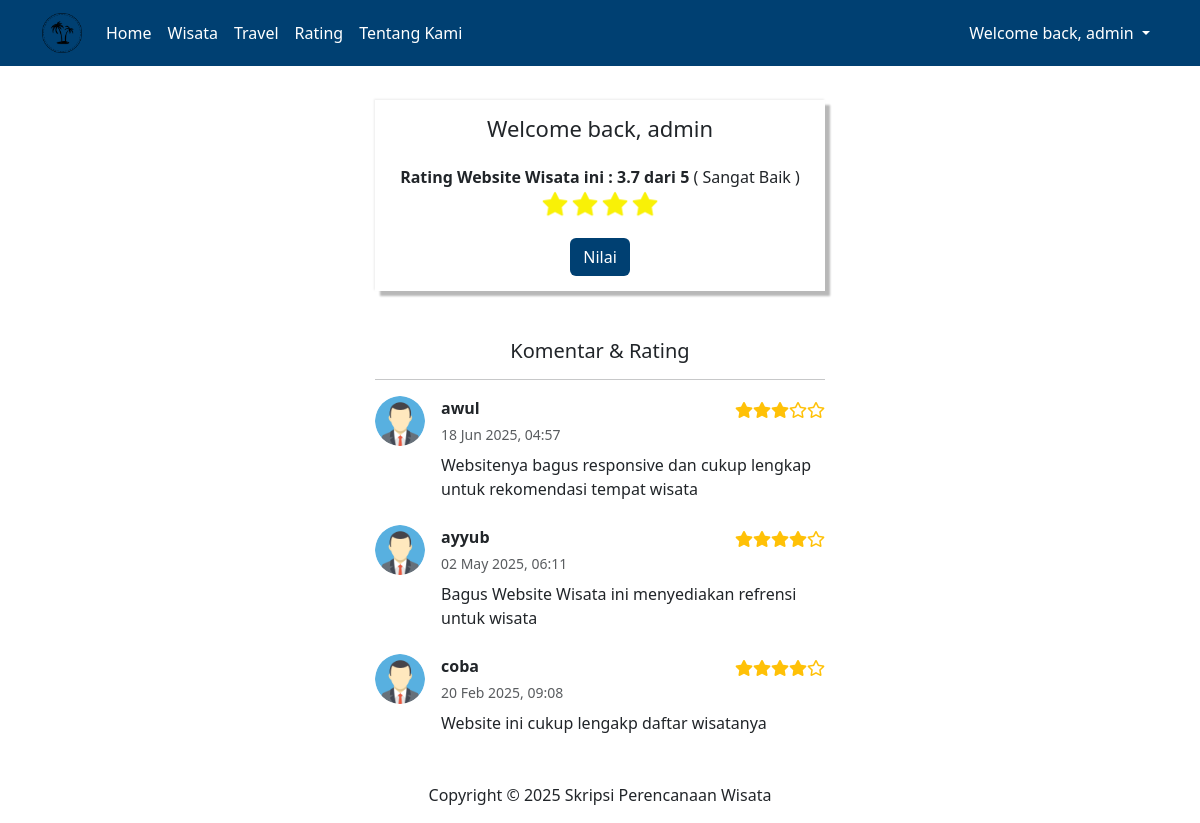
Page /index.php?page=rating (signed in) on the committed database.
### tables this page shows
CREATE TABLE `rating` (
  `id` int(11) NOT NULL,
  `user_id` int(11) DEFAULT NULL,
  `rating1` int(11) NOT NULL,
  `rating2` int(11) NOT NULL,
  `rating3` int(11) NOT NULL,
  `rating4` int(11) NOT NULL,
  `rating5` int(11) DEFAULT NULL,
  `komentar` text DEFAULT NULL,
  `created_at` timestamp NOT NULL DEFAULT current_timestamp(),
  `updated_at` timestamp NOT NULL DEFAULT current_timestamp()
);

CREATE TABLE `user` (
  `id` int(11) NOT NULL,
  `nama` text NOT NULL,
  `email` text NOT NULL,
  `password` text NOT NULL,
  `level` enum('user','admin') NOT NULL,
  `Alamat` text NOT NULL,
  `created_at` timestamp NOT NULL DEFAULT current_timestamp(),
  `updated_at` timestamp NOT NULL DEFAULT current_timestamp()
);

### management_page/rating.php (the view, shortened to what this page needs)
<?php
$query = "SELECT * FROM rating";
$stmt = mysqli_query($koneksi, $query);
$data = mysqli_fetch_all($stmt, MYSQLI_ASSOC);
function buatUlasan($rating) {
    switch ($rating) {
        case 4:
            return "Sangat Baik";
    }
}
$all_ratings_combined = [];
foreach ($data as $row) {
    for ($i = 1; $i <= 1; $i++) {
        $all_ratings_combined[] = $row['rating' . $i];
    }
}
$total_rating_combined = array_sum($all_ratings_combined);
$rata_rata_combined = round($total_rating_combined / count($all_ratings_combined),1);
$ulasan_total = buatUlasan(round($rata_rata_combined));
?>
<div class="kotak-rating">
<?php if (!isset($s_nama)) { ?>
    <h3>Welcome back, Pengunjung</h3>
    <?php if($ulasan_total == 'Kurang') { ?>
      <p><strong>Rating Website Wisata ini : <?= $rata_rata_combined ?> dari 5  </strong>( <?= $ulasan_total ?> )</p>
      <div class="stars">
        <div class="star-rating"></div>
    </div>
    <?php } else if($ulasan_total == 'Cukup') { ?>
      <p><strong>Rating Website Wisata ini : <?= $rata_rata_combined ?> dari 5  </strong>( <?= $ulasan_total ?> )</p>
      <div class="stars">
        <div class="star-rating"></div>
        <div class="star-rating"></div>
    </div>
    <?php } else if($ulasan_total == 'Baik') { ?>
      <p><strong>Rating Website Wisata ini : <?= $rata_rata_combined ?> dari 5  </strong>( <?= $ulasan_total ?> )</p>
      <div class="stars">
        <div class="star-rating"></div>
        <div class="star-rating"></div>
        <div class="star-rating"></div>
    </div>
    <?php } else if($ulasan_total == 'Sangat Baik') { ?>
      <p><strong>Rating Website Wisata ini : <?= $rata_rata_combined ?> dari 5  </strong>( <?= $ulasan_total ?> )</p>
      <div class="stars">
        <div class="star-rating"></div>
        <div class="star-rating"></div>
        <div class="star-rating"></div>
        <div class="star-rating"></div>
    </div>
    <?php } else if($ulasan_total == 'Sempurna') { ?>
      <p><strong>Rating Website Wisata ini : <?= $rata_rata_combined ?> dari 5  </strong>( <?= $ulasan_total ?> )</p>
      <div class="stars">
        <div class="star-rating"></div>
        <div class="star-rating"></div>
        <div class="star-rating"></div>
        <div class="star-rating"></div>
        <div class="star-rating"></div>
    </div>
    <?php } ?>
<?php } else { ?>
    <h3>Welcome back, <?= $s_nama ?></h3><br>
    <?php if($ulasan_total == 'Kurang') { ?>
      <p><strong>Rating Website Wisata ini :  <?= $rata_rata_combined ?> dari 5  </strong>( <?= $ulasan_total ?> )</p>
      <div class="stars">
        <div class="star-rating"></div>
    </div>
    <?php } else if($ulasan_total == 'Sangat Baik') { ?>
      <p><strong>Rating Website Wisata ini : <?= $rata_rata_combined ?> dari 5  </strong>( <?= $ulasan_total ?> )</p>
      <div class="stars">
        <div class="star-rating"></div>
        <div class="star-rating"></div>
        <div class="star-rating"></div>
        <div class="star-rating"></div>
    </div>
    <?php } else if($ulasan_total == 'Sempurna') { ?>
      <p><strong>Ulasan Total (dari semua pertanyaan): <?= $rata_rata_combined ?> dari 5  </strong>( <?= $ulasan_total ?> )</p>
      <div class="stars">
        <div class="star-rating"></div>
        <div class="star-rating"></div>
        <div class="star-rating"></div>
        <div class="star-rating"></div>
        <div class="star-rating"></div>
    </div>
    <?php } ?>
<?php }  ?>
    <form action="" method="post">
        <button type="submit" name="nilai" class="btn text-white mt-2" style="background-color:#004072;" >Nilai</button>
    </form>
</div>
<div class="komentar my-5 mb-5">
    <h4>Komentar & Rating</h4>
    <hr>
    <?php
    $query_komen = mysqli_query($koneksi, "
        SELECT
            user.nama,
            rating.komentar,
            rating.rating1,
            rating.created_at
        FROM rating
        JOIN user ON rating.user_id = user.id
        ORDER BY rating.created_at DESC
    ");
    if (mysqli_num_rows($query_komen) > 0) {
        while ($row = mysqli_fetch_assoc($query_komen)) {
    ?>
            <div class="d-flex align-items-start mb-4">
                <div class="flex-shrink-0">
                    <img src="./assets/images/icon_form/user.png" alt="user" class="rounded-circle" width="50px">
                </div>
                <div class="ms-3 flex-grow-1">
                    <div class="d-flex justify-content-between align-items-center">
                        <strong class="mb-1"><?= htmlspecialchars($row['nama']) ?></strong>
                        <div class="text-warning">
                            <?php
                            $rating = (int)$row['rating1'];
                            for ($i = 1; $i <= 5; $i++) {
                                if ($i <= $rating) {
                                    echo '<i class="fas fa-star"></i>';
                                } else {
                                    echo '<i class="far fa-star"></i>';
                                }
                            }
                            ?>
                        </div>
                    </div>
                    <small class="text-muted d-block mb-2">
                        <?= date('d M Y, H:i', strtotime($row['created_at'])) ?>
                    </small>
                    <p class="mb-0">
                        <?= nl2br(htmlspecialchars($row['komentar'])) ?>
                    </p>
                </div>
            </div>
            <hr class="my-3 d-md-none"> <?php
        }
    } else { ?>
        <p class="text-muted fst-italic">Belum ada komentar.</p>
    <?php } ?>
</div>

### assets/css/rating.css (style rules this page uses)
.kotak-rating { padding: 15px; box-shadow: 5px 5px 2px #b8b8b8, -1px -1px 2px #ececec; max-width: 450px; height: auto; margin: auto; margin-top: 100px; margin-bottom: 20px; text-align: center; }
.komentar { max-width: 450px; margin: auto; margin-top: 20px; margin-bottom: 180px; }
.kotak-rating h3 { font-size: 22px; margin-bottom: 0px; }
.stars { display: flex; direction: row; justify-content: center; }
.star-rating { width: 30px; height: 30px; background-image: url('../images/icon_form/star.png'); background-size: cover; cursor: pointer; margin-bottom: 10px; margin-top: -15px; }
.komentar h4 { text-align: center; font-size: 20px; }

### rows in the picture
rating: user.nama "awul", rating1 3 (drawn), created_at "18 Jun 2025, 04:57", komentar "Websitenya bagus responsive dan cukup lengkap untuk rekomendasi tempat wisata"
rating: user.nama "ayyub", rating1 4 (drawn), created_at "02 May 2025, 06:11", komentar "Bagus Website Wisata ini menyediakan refrensi untuk wisata"
rating: user.nama "coba", rating1 4 (drawn), created_at "20 Feb 2025, 09:08", komentar "Website ini cukup lengakp daftar wisatanya"

### other values in the picture
$s_nama "admin"
$rata_rata_combined "3.7"
$ulasan_total "Sangat Baik"
